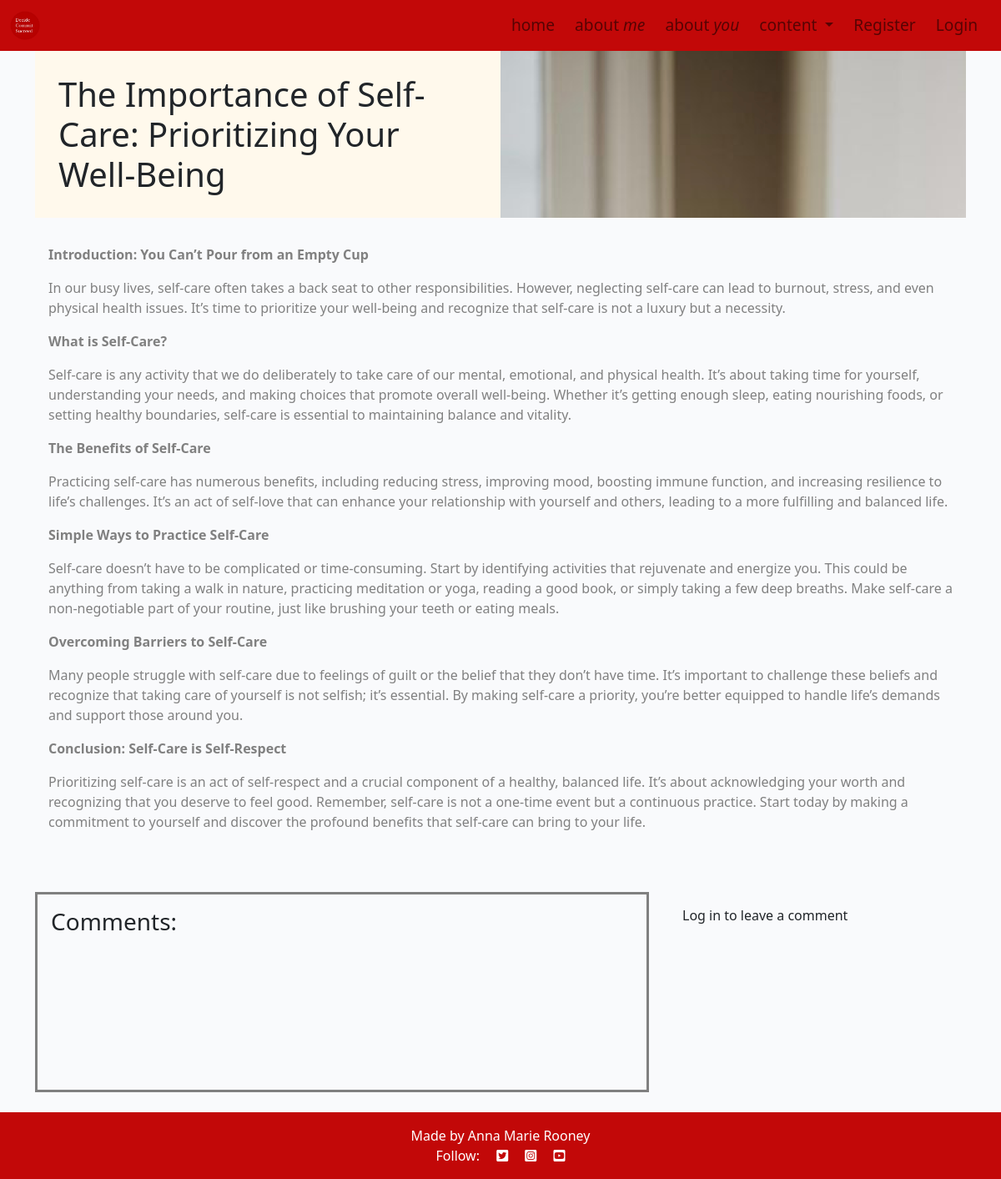
The app's page /importance-of-self-care-prioritizing-well-being/ with its own data.
### blog/models.py (models this page shows, shortened)
class Post(models.Model):
    title = models.CharField(max_length=200, unique=True)
    slug = models.SlugField(max_length=200, unique=True)
    author = models.ForeignKey(
        User, on_delete=models.CASCADE,
        related_name="blog_posts")
    featured_image = CloudinaryField('image', default='placeholder')
    excerpt = models.TextField(blank=True)
    content = models.TextField()
    created_on = models.DateTimeField(auto_now_add=True)
    updated_on = models.DateTimeField(auto_now=True)
    status = models.IntegerField(choices=STATUS, default=0)
    tags = TaggableManager(blank=True)
    mastimage = models.ImageField(upload_to='media/masthead_images/', blank=True, null=True, default='static/images/whiteboard.png')
    viewcount = models.PositiveIntegerField(default=0)  # View Count Field
    class Meta:
        ordering = ["-created_on"]

### blog/views.py (the view, shortened to what this page needs)
# urls.py: path('<slug:slug>/', views.post_detail, name='blogpost'),
def post_detail(request, slug):
    queryset = Post.objects.filter(status=1)
    post = get_object_or_404(queryset, slug=slug)
    masthead_image = post.mastimage
    comments = post.comments.all().order_by("-created_on")
    comment_count = post.comments.filter(approved=True).count()
    comment_form = CommentForm()
    return render(
        request,
        "blog/blogpost.html",
        {
            "post": post,
            "comments": comments,
            "comment_count": comment_count,
            "comment_form": comment_form,
            "mastimage": masthead_image,
        },
    )

### blog/templates/blog/blogpost.html (shortened to what this page needs)
{% extends "base.html" %}
{% load static %}
{% load crispy_forms_tags %}
{% block content %}
<div class="container-fluid">
  <div class="container">
      <div class="row g-0 overflow-hidden masthead">
          <div class="col-md-6 masthead-text">
              <h1 class="post-title">{{ post.title }}</h1>
          </div>
          <div class="d-none d-md-block col-md-6 masthead-image">
            {% if post.mastimage %}
                <img src="{{ post.mastimage.url }}" alt="Mast Image">
            {% else %}
            <img src="static/images/whiteboard.png" alt="Mast Image">
            {% endif %}
          </div>
      </div>
      <div class="row">
          <div class="col-12 card mb-4 mt-3">
              <div class="card-body">
                  <article class="card-text">
                      {{ post.content | safe }}
                  </article>
              </div>
          </div>
      </div>
  </div>
  <div class="container">
      <div class="row">
          <div class="col-md-8 card mb-4 mt-3">
              <div class="card-body commentdiv">
                <h3>Comments:</h3>
              </div>
          </div>
          <div class="col-md-4 card mb-4 mt-3">
              <div class="card-body">
                  {% if user.is_authenticated %}
                  <h3>Leave a comment:</h3>
                  <p>Posting as: {{ user.username }}</p>
                  <form id="commentForm" method="post" style="margin-top: 1.3em;">
                      {% csrf_token %}
                      {{ comment_form | crispy }}
                      <button id="submitButton" type="submit" class="btn btn-signup btn-lg">Submit</button>
                  </form>
                  {% else %}
                  <p>Log in to leave a comment</p>
                  {% endif %}
              </div>
          </div>
      </div>
  </div>
  </div>
{% endblock %}

### static/css/style.css (style rules this page uses)
body { background-color: white; }
.main-bg { background-color: #F9FAFC; }
.card { border: none; background-color: transparent; }
.card-text { color: grey; }
.masthead { height: 25vh; }
.masthead-text { background-color: #FFF9EC; color: #212529; position: relative; }
.masthead-image { position: relative; overflow: hidden; }
.post-title { padding: 5%; }
.commentdiv { overflow-y: auto; height: 30vh; border: solid grey; }

### records on screen
Post: title "The Importance of Self-Care: Prioritizing Your Well-Being", mastimage (picture), content "Introduction: You Can’t Pour from an Empty Cup In our busy lives, self-care often takes a back seat to other responsibilities. However, neglecting self-care can lead to burnout, stress, and even physical health issues. It’s time to prioritize your well-being and recognize that self-care is not a luxury but a necessity. What is Self-Care? Self-care is any activity that we do deliberately to take care of our mental, emotional, and physical health. It’s about taking time for yourself, understanding your needs, and making choices that promote overall well-being. Whether it’s getting enough sleep, eating nourishing foods, or setting healthy boundaries, self-care is essential to maintaining…"
